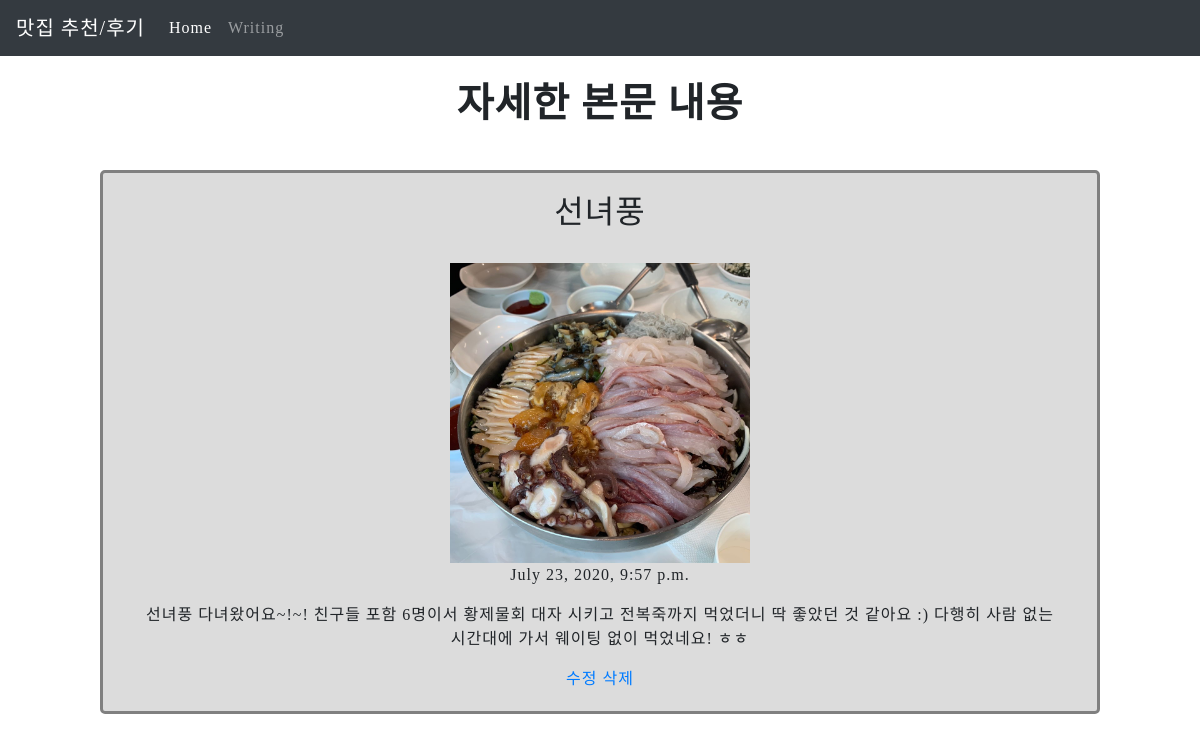
The page /blog/1 on the database its author committed.
### blog/models.py (models this page shows, shortened)
class Blog(models.Model):
    title = models.CharField(max_length=150)
    image = models.ImageField(upload_to='images', default='')
    pub_date = models.DateTimeField('date published')
    body = models.TextField()
    image_thumbnail = ImageSpecField(source='image', processors=[ResizeToFill(200, 150)], format='JPEG', options = {'quality': 60})

### blog/views.py (the view)
# urls.py: path('<int:blog_id>', blog.views.detail, name="detail"),
def detail(request, blog_id):
    blog_detail = get_object_or_404(Blog, pk = blog_id)
    return render(request, 'detail.html', {'blog':blog_detail})

### blog/templates/detail.html (shortened to what this page needs)
{% extends 'base.html' %}
{% block contents %}
<head>
</head>
<body>
    <br>
    <h1>자세한 본문 내용</h1>
    <br>
    <div class="box">
        <h2>{{blog.title}}</h2>
        <br>
        {% if blog.image %}
        <img src="{{blog.image.url}}" height="300">
        {% endif %}
        <p>{{blog.pub_date}}</p>
        <p>{{blog.body}}</p>
        <a href = "{% url 'update' blog.id %}">수정</a>
        <a href = "{% url 'delete' blog.id %}">삭제</a>
    </div>
</body>
{% endblock %}

### seventhproject/templates/base.html (style rules this page uses)
body { text-align: center; font-family: 'S-CoreDream-3Light'; }

### blog/templates/detail.html (style rules this page uses)
body { font-family: 'S-CoreDream-3Light'; letter-spacing: 1px; }
h1 { text-align: center; font-weight: 800; }
.box { margin: 10px 100px; padding: 20px 40px; border: gray; border-style: solid; border-radius: 5px; background-color: gainsboro; }

### rows shown on the page
Blog: title "선녀풍", image (picture), pub_date "July 23, 2020, 9:57 p.m.", body "선녀풍 다녀왔어요~!~! 친구들 포함 6명이서 황제물회 대자 시키고 전복죽까지 먹었더니 딱 좋았던 것 같아요 :) 다행히 사람 없는 시간대에 가서 웨이팅 없이 먹었네요! ㅎㅎ"
